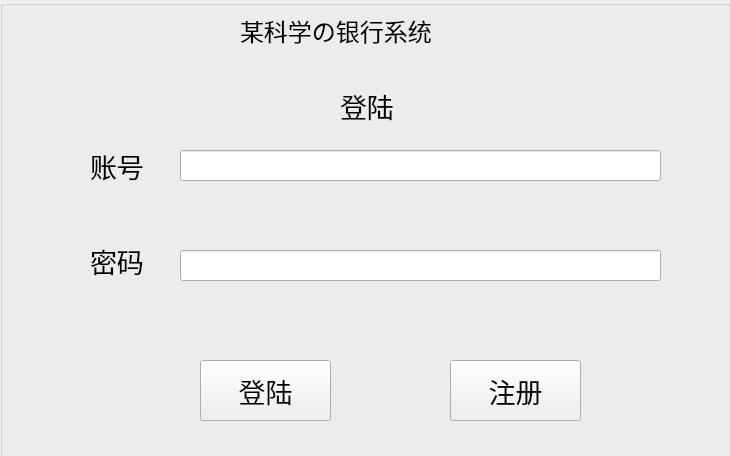
<?xml version="1.0" encoding="UTF-8"?>
<ui version="4.0">
 <class>LOGI</class>
 <widget class="QWidget" name="LOGI">
  <property name="geometry">
   <rect>
    <x>0</x>
    <y>0</y>
    <width>730</width>
    <height>456</height>
   </rect>
  </property>
  <property name="windowTitle">
   <string>登录</string>
  </property>
  <widget class="QGroupBox" name="groupBox">
   <property name="geometry">
    <rect>
     <x>0</x>
     <y>0</y>
     <width>731</width>
     <height>461</height>
    </rect>
   </property>
   <property name="title">
    <string/>
   </property>
   <widget class="QLabel" name="label">
    <property name="geometry">
     <rect>
      <x>340</x>
      <y>70</y>
      <width>81</width>
      <height>71</height>
     </rect>
    </property>
    <property name="font">
     <font>
      <family>微软雅黑</family>
      <pointsize>20</pointsize>
      <weight>50</weight>
      <bold>false</bold>
     </font>
    </property>
    <property name="text">
     <string>登陆</string>
    </property>
   </widget>
   <widget class="QLabel" name="label_2">
    <property name="geometry">
     <rect>
      <x>90</x>
      <y>130</y>
      <width>121</width>
      <height>71</height>
     </rect>
    </property>
    <property name="font">
     <font>
      <family>微软雅黑</family>
      <pointsize>20</pointsize>
      <weight>50</weight>
      <bold>false</bold>
     </font>
    </property>
    <property name="text">
     <string>账号</string>
    </property>
   </widget>
   <widget class="QLineEdit" name="USN">
    <property name="geometry">
     <rect>
      <x>180</x>
      <y>150</y>
      <width>481</width>
      <height>31</height>
     </rect>
    </property>
   </widget>
   <widget class="QLabel" name="label_3">
    <property name="geometry">
     <rect>
      <x>90</x>
      <y>230</y>
      <width>101</width>
      <height>61</height>
     </rect>
    </property>
    <property name="font">
     <font>
      <family>微软雅黑</family>
      <pointsize>20</pointsize>
      <weight>50</weight>
      <bold>false</bold>
     </font>
    </property>
    <property name="text">
     <string>密码</string>
    </property>
   </widget>
   <widget class="QLineEdit" name="PSW">
    <property name="geometry">
     <rect>
      <x>180</x>
      <y>250</y>
      <width>481</width>
      <height>31</height>
     </rect>
    </property>
   </widget>
   <widget class="QPushButton" name="pushButton">
    <property name="geometry">
     <rect>
      <x>200</x>
      <y>360</y>
      <width>131</width>
      <height>61</height>
     </rect>
    </property>
    <property name="font">
     <font>
      <family>微软雅黑</family>
      <pointsize>20</pointsize>
      <weight>50</weight>
      <bold>false</bold>
     </font>
    </property>
    <property name="text">
     <string>登陆</string>
    </property>
   </widget>
   <widget class="QPushButton" name="pushButton_2">
    <property name="geometry">
     <rect>
      <x>450</x>
      <y>360</y>
      <width>131</width>
      <height>61</height>
     </rect>
    </property>
    <property name="font">
     <font>
      <family>微软雅黑</family>
      <pointsize>20</pointsize>
      <weight>50</weight>
      <bold>false</bold>
     </font>
    </property>
    <property name="text">
     <string>注册</string>
    </property>
   </widget>
   <widget class="QLabel" name="label_5">
    <property name="geometry">
     <rect>
      <x>230</x>
      <y>300</y>
      <width>321</width>
      <height>51</height>
     </rect>
    </property>
    <property name="font">
     <font>
      <family>宋体</family>
      <pointsize>12</pointsize>
     </font>
    </property>
    <property name="text">
     <string/>
    </property>
   </widget>
   <widget class="QLabel" name="label_4">
    <property name="geometry">
     <rect>
      <x>240</x>
      <y>0</y>
      <width>281</width>
      <height>61</height>
     </rect>
    </property>
    <property name="font">
     <font>
      <family>楷体</family>
      <pointsize>18</pointsize>
     </font>
    </property>
    <property name="text">
     <string>某科学の银行系统</string>
    </property>
   </widget>
  </widget>
 </widget>
 <layoutdefault spacing="6" margin="11"/>
 <resources/>
 <connections/>
</ui>
